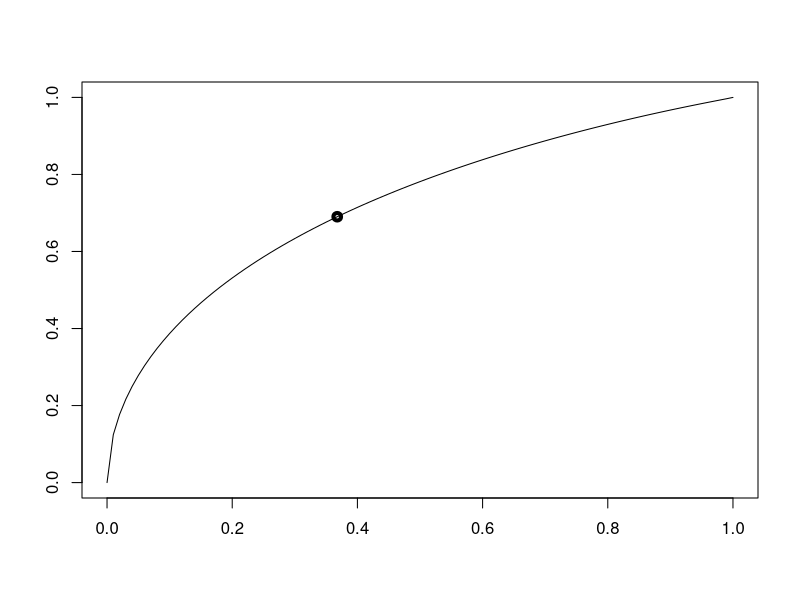
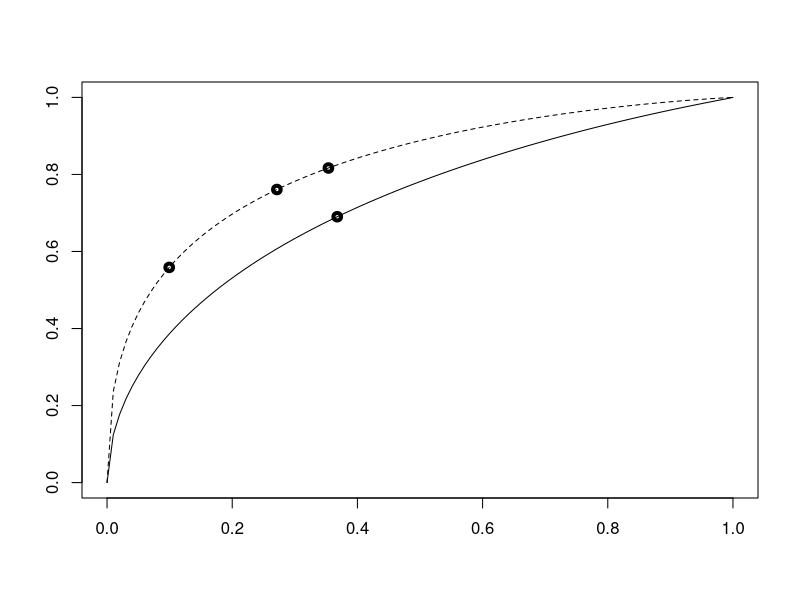

These charts were generated, in order, by the following R code:
GINI1<-.45
GINI2<-.65
B<-0.1
a0<-0.6
sh<-0.83

# GINI1<-.45
# GINI2<-.46
# B<-0.1
# a0<-0.6


FuncNormalAlt<-function(x,g){pnorm(qnorm((g+1)/2)*sqrt(2)+qnorm(x))}
FuncMidFractal<-function(x,g){0.5*(1-(1-x)^((1+g)/(1-g)))+0.5*x^((1-g)/(1+g))}
FuncBiNormal<-function(x,g,shape){pnorm(qnorm((g+1)/2)*sqrt(1+shape^2)+shape*qnorm(x))}


# y_e<-function(x){FuncNormalAlt(x,GINI1)}
# y_n<-function(x){FuncNormalAlt(x,GINI2)}
# y_e<-function(x){FuncMidFractal(x,GINI1)}
# y_n<-function(x){FuncMidFractal(x,GINI2)}
y_e<-function(x){FuncBiNormal(x,GINI1, sh)}
y_n<-function(x){FuncBiNormal(x,GINI2, sh)}

GiniP<-function(f, x){2*(integrate(f,x,1)$value-(1-x)*f(x))/((1-x)*(1-f(x)))-1
}

# basic scenario
phi_x0<-function(x){(1-B)*(1-x)+B*(1-y_e(x))-a0}
x0<-uniroot(phi_x0,lower=0,upper=1,tol = .Machine$double.eps)
(x0<-as.numeric(x0[1]))
y_e(x0)

(b0=B*(1-y_e(x0))/a0)
(deriv0<-numDeriv::grad(y_e, x0))
(mbr0<-(1+(1-B)/B/deriv0)^(-1))
ir0<-mbr0/(1-mbr0)
(profit0<-a0*(ir0*(1-b0)-b0))

### TEST
plot(c(x0),c(y_e(x0)), main='', xlab='', ylab='', lwd=4, 
     xlim=c(0,1), ylim=c(0,1))
curve(y_e, add=TRUE, lwd=1)


(ginip0<-GiniP(y_e,x0))
#GiniP(y_e,0)


#numDeriv::grad(y_e, x0)

#(1+GINI1)/(1-GINI1)*.5*(1-x0)^(2*GINI1/(1-GINI1))+(1-GINI1)/(1+GINI1)*0.5*x0^(-2*GINI1/(1+GINI1))

#scenario 1 keep approval rate stable
a1<-a0
phi_yn_x1<-function(x){(1-B)*(1-x)+B*(1-y_n(x))-a1}
x1<-uniroot(phi_yn_x1,lower=0,upper=1,tol = .Machine$double.eps)
(x1<-as.numeric(x1[1]))
y_n(x1)
(b1=B*(1-y_n(x1))/a1)
(deriv1<-numDeriv::grad(y_n, x1))
(mbr1<-(1+(1-B)/B/deriv1)^(-1))
ir1<-ir0
(profit1<-a1*(ir1*(1-b1)-b1))
(ginip1<-GiniP(y_n,x1))


(a1_change<-a1/a0-1)
(b1_change<-b1/b0-1)
(profit1_change<-profit1/profit0-1)

# scenario 2 keep bad rate stable
b2<-b0
phi_x2<-function(x){B*(1-y_n(x))/((1-B)*(1-x)+B*(1-y_n(x)))-b2}
x2<-uniroot(phi_x2,lower=0.001,upper=.999,tol = .Machine$double.eps)
(x2<-as.numeric(x2[1]))
y_n(x2)
(a2<-((1-B)*(1-x2)+B*(1-y_n(x2))))
(deriv2<-numDeriv::grad(y_n, x2))
(mbr2<-(1+(1-B)/B/deriv2)^(-1))
ir2<-ir0
(profit2<-a2*(ir2*(1-b2)-b2))
(ginip2<-GiniP(y_n,x2))

(a2_change<-a2/a0-1)
(b2_change<-b2/b0-1)
(profit2_change<-profit2/profit0-1)


#scenario 3: equal marginal rates / profit maximized

phi_yn_x3<-function(x){numDeriv::grad(y_n, x)-deriv0}
x3<-uniroot(phi_yn_x3,lower=0+1/1000,upper=1-1/1000,tol = .Machine$double.eps)
(x3<-as.numeric(x3[1]))
y_n(x3)
(a3<-((1-B)*(1-x3)+B*(1-y_n(x3))))
(b3=B*(1-y_n(x3))/a3)
(deriv3<-numDeriv::grad(y_n, x3))
(mbr3<-(1+(1-B)/B/deriv3)^(-1))
ir3<-ir0
(profit3<-a3*(ir3*(1-b3)-b3))
(ginip3<-GiniP(y_n,x3))

(a3_change<-a3/a0-1)
(b3_change<-b3/b0-1)
(profit3_change<-profit3/profit0-1)


plot(c(x0, x1, x2, x3),c(y_e(x0), y_n(x1), y_n(x2), y_n(x3)), main='', xlab='', ylab='', lwd=4, 
     xlim=c(0,1), ylim=c(0,1))
curve(y_e, add=TRUE, lwd=1)
curve(y_n, add=TRUE, lty=2)

print("Bad rate reduction: ")
(b1/b0-1)*100
print("Approval rate improvement: ")
(a2/a0-1)*100

data.frame(scenario=1:3, 
          existing_portfolio_gini=rep(ginip0,3),
          new_portfolio_gini=c(ginip1, ginip2, ginip3),
          existing_marginal_bad_rate=rep(mbr0,3),
          new_marginal_bad_rate=c(mbr1, mbr2, mbr3)
          )

data.frame(scenario=1:3, existing_approval=100*rep(a0,3), 
           new_approval=100*c(a1, a2, a3),
           existing_badrate=100*rep(b0,3),
           new_badrate=100*c(b1,b2,b3),
           existing_profit=100*rep(profit0,3),
           new_profit=100*c(profit1, profit2, profit3)
           )

data.frame(no=1:3, scenario=c('keep approval', 'keep bad rate', 'keep marginal bad rate'), approval_change=100*c(a1_change, a2_change, a3_change),
           badrate_change=100*c(b1_change, b2_change, b3_change),
           profit_change=100*c(profit1_change, profit2_change, profit3_change))


